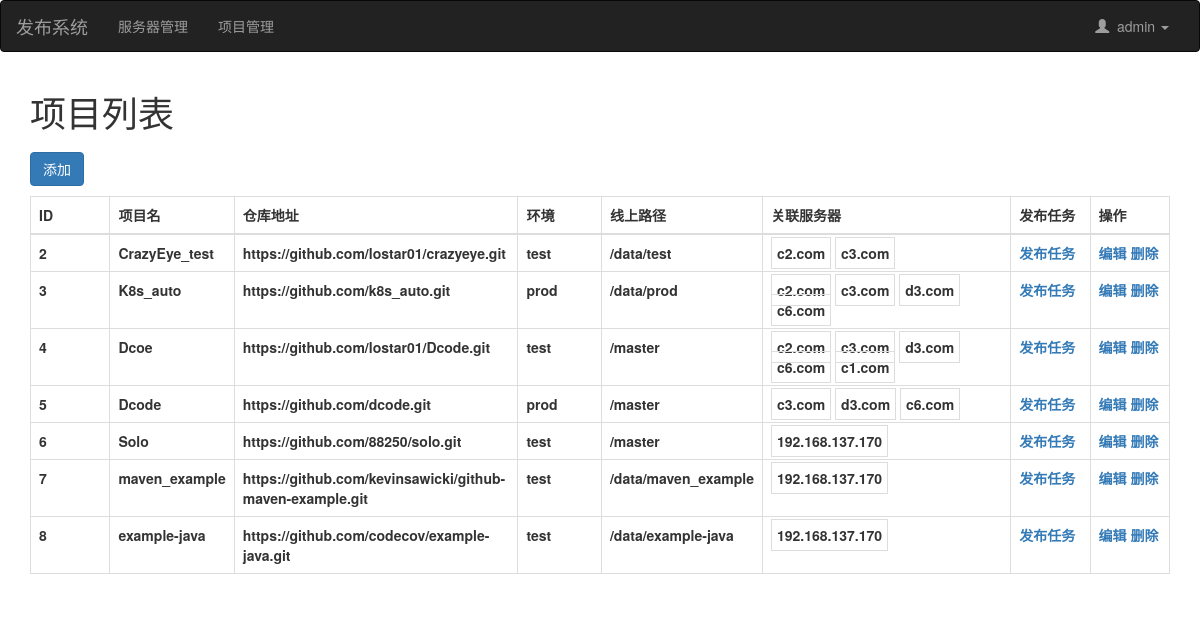
The page /project/list/ (signed in) on the database as committed earlier.
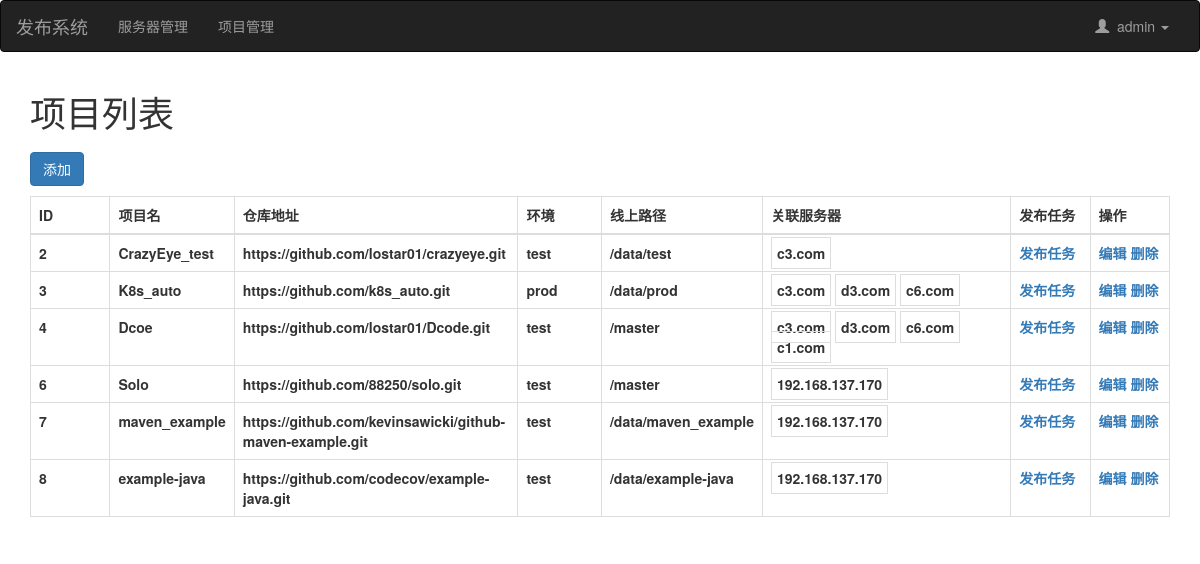
The same page on the database as committed later.
### web/models.py (models this page shows, shortened)
class Project(models.Model):
    title = models.CharField(verbose_name="项目名", max_length=32)
    repo = models.CharField(verbose_name="仓库地址", max_length=128)
    env_choice = (
        ('prod','正式'),
        ('test','测试')
    )
    env = models.CharField(verbose_name="环境", max_length=16,choices=env_choice,default="test")
    path = models.CharField(verbose_name="线上路径",max_length=64,default="")
    server = models.ManyToManyField(verbose_name="关联服务器",to='Server')

class Server(models.Model):
    hostname = models.CharField(verbose_name='主机名',max_length=32)
    notices = models.CharField(verbose_name='备注',max_length=32,blank=True,default="")
    def __str__(self):
        return self.hostname

### web/views/project.py (the view)
# urls.py: path('project/list/',project.project_list,name='project_list'),
@login_required
def project_list(request):
    project_obj = Project.objects.all()
    return render(request,'project_list.html',locals())

### templates/project_list.html (shortened to what this page needs)
{% extends 'layout.html' %}
{% block content %}
    <div class="container">
        <h1>项目列表</h1>
        <div>
            <a style="margin: 10px 0;" href="{% url 'project_add' %}" class="btn btn-primary">添加</a>
        </div>
        <table class="table table-bordered">
            <thead>
                <th>ID</th>
                <th>项目名</th>
                <th>仓库地址</th>
                <th>环境</th>
                <th>线上路径</th>
                <th>关联服务器</th>
                <th>发布任务</th>
                <th>操作</th>
            </thead>
            <tbody>
            {% for obj in project_obj %}
                <tr>
                    <th class="col-md-1">{{ obj.id }}</th>
                    <th class="col-md-1">{{ obj.title }}</th>
                    <th class="col-md-3">{{ obj.repo }}</th>
                    <th class="col-md-1">{{ obj.env }}</th>
                    <th class="col-md-1">{{ obj.path }}</th>
                    <th class="col-md-3">
                        {% for item in obj.server.all %}
                            <span style="border: 1px solid #ddd; padding: 5px;">{{ item }}</span>
                        {% endfor %}
                    </th>
                    <th class="col-md-1"><a href="{% url 'task_list' project_id=obj.id %}">发布任务</a></th>
                    <th class="col-md-1"><span><a href="{% url 'project_edit' pk=obj.id %}">编辑</a></span> <span><a onclick="removeRow(this,{{obj.id}});">删除</a></span></th>
                </tr>
            {% endfor %}
            </tbody>
        </table>
    </div>
{% endblock %}

### templates/layout.html (shortened to what this page needs)
<!DOCTYPE html>
<html lang="en">
<head>
    <link href="/static/css/bootstrap.min.css" rel="stylesheet"/>
</head>
<body>
<nav class="navbar navbar-inverse">
    <div class="container-fluid">
        <div class="navbar-header">
            <a class="navbar-brand" href="#">发布系统</a>
        </div>
        <div class="collapse navbar-collapse" id="bs-example-navbar-collapse-1">
            <ul class="nav navbar-nav">
                <li class=""><a href="{% url 'server_list' %}">服务器管理</a></li>
                <li><a href="{% url 'project_list' %}">项目管理</a></li>
            </ul>
            <ul class="nav navbar-nav navbar-right">
                <li class="dropdown">
                    <a href="#" class="dropdown-toggle" data-toggle="dropdown" role="button" aria-haspopup="true"
                       aria-expanded="false"><span class="glyphicon glyphicon-user" aria-hidden="true"></span>&nbsp;&nbsp;{{ request.user }} <span class="caret"></span></a>
                </li>
            </ul>
        </div>
    </div>
</nav>
{% block content %} {% endblock %}
</body>
</html>

Rows that differ between the two databases and show on the page:
removed Server: hostname "c2.com"
removed Project: id "5", title "Dcode", repo "https://github.com/dcode.git", env "prod", path "/master", Server (hostname "c3.com"), Server (hostname "d3.com"), Server (hostname "c6.com")
